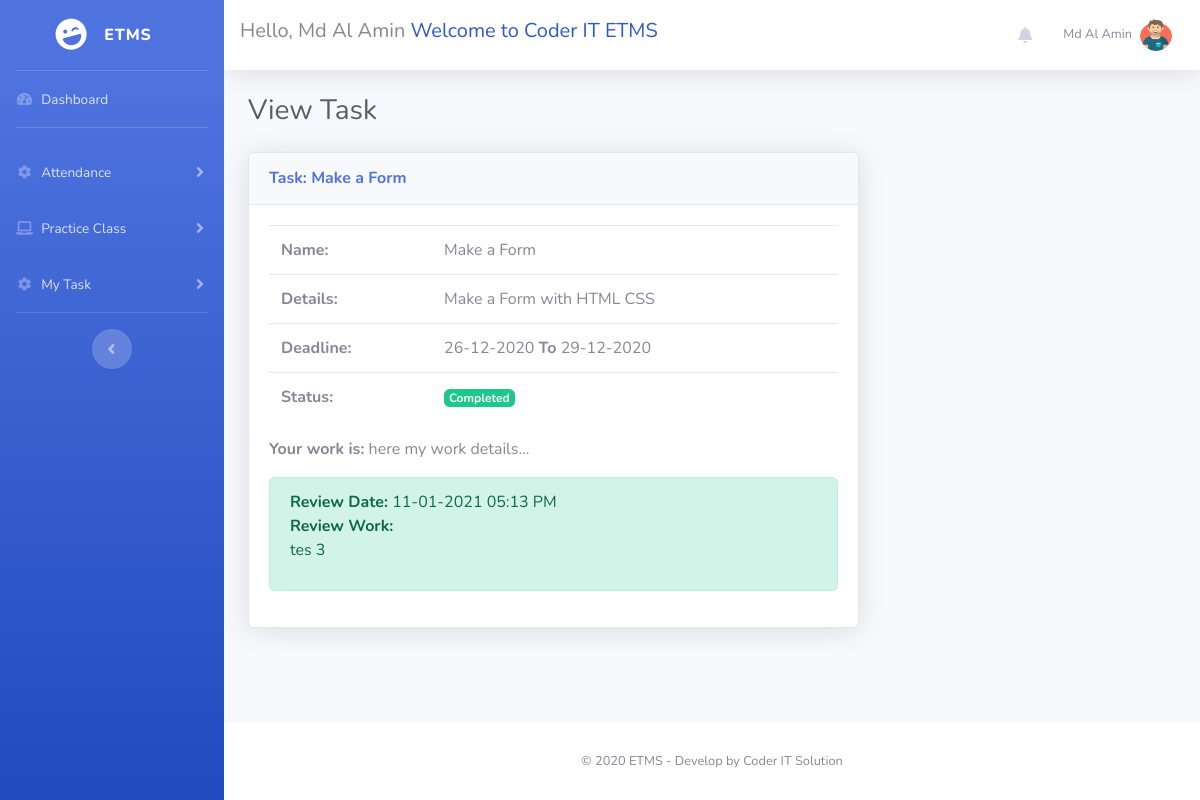
The page /TaskView.php?tid=2 (signed in) on the database its author committed.
### tables this page shows
CREATE TABLE `em_users` (
  `u_id` int(11) NOT NULL,
  `first_name` varchar(255) NOT NULL,
  `last_name` varchar(255) NOT NULL,
  `email` varchar(255) NOT NULL,
  `mobile` varchar(255) NOT NULL,
  `birthday` date NOT NULL,
  `blood_group` varchar(100) NOT NULL,
  `father_name` varchar(255) NOT NULL,
  `mother_name` varchar(255) NOT NULL,
  `f_or_m_mobile` varchar(100) NOT NULL,
  `edu` varchar(100) DEFAULT NULL,
  `address` varchar(255) DEFAULT NULL,
  `password` varchar(255) NOT NULL,
  `register_date` datetime NOT NULL,
  `email_verify` int(100) NOT NULL DEFAULT 0,
  `email_verify_code` varchar(100) DEFAULT NULL,
  `mobile_verify` int(11) NOT NULL DEFAULT 0,
  `mobile_verify_code` varchar(100) DEFAULT NULL,
  `photo` varchar(255) DEFAULT NULL,
  `reset_code` int(11) DEFAULT NULL
);

CREATE TABLE `em_task` (
  `t_id` int(11) NOT NULL,
  `user_id` int(11) NOT NULL,
  `task_name` varchar(255) NOT NULL,
  `task_details` text NOT NULL,
  `submit_date_time` date NOT NULL,
  `status` varchar(255) NOT NULL,
  `date_time` datetime NOT NULL,
  `work_details` longtext DEFAULT NULL,
  `updated_at` datetime NOT NULL,
  `review` text DEFAULT NULL,
  `review_date` datetime NOT NULL,
  `task_read` int(11) NOT NULL DEFAULT 0
);

### functions.php (called while the page is built, shortened)
<?php
require_once('config.php');
function em_user($id,$col){
	global $pdo;
    $stm=$pdo->prepare("SELECT $col FROM em_users WHERE u_id=?");
    $stm->execute(array($id));
   	$result=$stm->fetchAll(PDO::FETCH_ASSOC);
    return $result[0]["$col"];
}
 ?>

### TaskView.php (the view, shortened to what this page needs)
<?php require_once('header.php');
if(isset($_COOKIE['rememberUser'])){
    $user_id = $_COOKIE['rememberUser'];
}else{
    $user_id = $_SESSION['em_user'][0]['u_id'];
}
$tid = $_REQUEST['tid'];
$stm=$pdo->prepare("SELECT * FROM em_task WHERE user_id=? AND t_id=? ORDER BY t_id ASC");
$stm->execute(array($user_id,$tid ));
$result = $stm->fetchAll(PDO::FETCH_ASSOC);
 foreach ($result as $row){
  $name = $row['task_name'];
  $datails = $row['task_details'];
  $date_time = $row['date_time'];
  $submit_date_time = $row['submit_date_time'];
  $work_details = $row['work_details'];
  $review = $row['review'];
  $review_date = $row['review_date'];
 }
?>
<h1 class="h3 mb-4 text-gray-800">View Task</h1>
<div class="row">
  <div class="col-md-8">
    <div class="card shadow mb-4">
    <div class="card-header py-3">
        <h6 class="m-0 font-weight-bold text-primary">Task: <?php echo $name; ?></h6>
    </div>
    <div class="card-body">
      <table class="table">
        <tr>
          <td><b>Name:</b></td>
          <td><?php echo $name; ?></td>
        </tr>
        <tr>
          <td><b>Details:</b></td>
          <td><?php echo $datails; ?></td>
        </tr>
        <tr>
          <td><b>Deadline:</b></td>
          <td><?php echo date('d-m-Y',strtotime($date_time))." <b>To</b> ".date('d-m-Y',strtotime($submit_date_time))?></td>
        </tr>
        <tr>
          <td><b>Status:</b></td>
          <td> <?php
                $status = $row['status'];
                if($status == 'Pending'){
                  echo '<span class="badge badge-warning">Pending</span>';
                }
                else if($status == 'Submitted'){
                  echo '<span class="badge badge-info">Submitted</span>';
                }
                else if($status == 'Modification'){
                  echo '<span class="badge badge-warning">Modification</span>';
                }
                else if($status == 'Completed'){
                  echo '<span class="badge badge-success">Completed</span>';
                }
                else if($status == 'NotApproved'){
                  echo '<span class="badge badge-danger">Not Approved</span>';
                }
              ?>
          </td>
        </tr>
      </table>
      <?php if($status != 'Completed') : ?>
        <?php if($status == 'Modification' OR $status == 'NotApproved') : ?>
          <div class="alert alert-warning">
            <b>Review Date:</b> <?php echo date('d-m-Y h:i A',strtotime($review_date)); ?> <br>
            <b>Review Work:</b> <?php echo $review; ?>
          </div>
        <?php endif; ?>
        <form action="" method="POST">
          <div class="form-group">
            <label for="work_details">Work: <small>if you need upload any files, share link on box..</small></label>
            <textarea name="work_details" class="form-control " id="work_details"><?php echo $work_details; ?></textarea>
          </div>
          <div class="form-group">
            <input type="submit" name="submit_work" value="Submit Work" class="btn btn-success">
          </div>
        </form>
        <?php else: ?>
          <p><b>Your work is:</b> <?php echo $work_details; ?></p>
          <div class="alert alert-success">
            <b>Review Date:</b> <?php echo date('d-m-Y h:i A',strtotime($review_date)); ?> <br>
            <b>Review Work:</b> <?php echo $review; ?>
          </div>
        <?php endif; ?>
      </div>
</div>
  </div>
</div>
<?php require_once('footer.php'); ?>

### header.php (shortened to what this page needs)
<?php
require_once('config.php');
require_once('functions.php');
if(isset($_COOKIE['rememberUser'])){
    $user_id = $_COOKIE['rememberUser'];
}else{
    $user_id = $_SESSION['em_user'][0]['u_id'];
}
 ?>
<!DOCTYPE html>
<html lang="en">
<head>
     <link href="assets/vendor/datatables/dataTables.bootstrap4.min.css" rel="stylesheet">
    <link href="assets/vendor/fontawesome-free/css/all.min.css" rel="stylesheet" type="text/css">
      <link rel="stylesheet" href="admin/assets/bundles/summernote/summernote-bs4.css">
    <link href="assets/css/sb-admin-2.min.css" rel="stylesheet">
    <link href="https://cdnjs.cloudflare.com/ajax/libs/jquery-ui-timepicker-addon/1.6.3/jquery-ui-timepicker-addon.min.css" rel="stylesheet">
    <link rel="stylesheet" href="//code.jquery.com/ui/1.12.1/themes/base/jquery-ui.css">
    <link href="assets/css/custom.css" rel="stylesheet">
</head>
<body id="page-top">
    <div id="wrapper">
        <ul class="navbar-nav bg-gradient-primary sidebar sidebar-dark accordion" id="accordionSidebar">
            <a class="sidebar-brand d-flex align-items-center justify-content-center" href="index.php">
                <div class="sidebar-brand-icon rotate-n-15">
                    <i class="fas fa-laugh-wink"></i>
                </div>
                <div class="sidebar-brand-text mx-3">ETMS</div>
            </a>
            <hr class="sidebar-divider my-0">
            <li class="nav-item">
                <a class="nav-link" href="index.php">
                    <i class="fas fa-fw fa-tachometer-alt"></i>
                    <span>Dashboard</span></a>
            </li>
            <hr class="sidebar-divider">
            <li class="nav-item">
                <a class="nav-link collapsed" href="#" data-toggle="collapse" data-target="#collapseTwo"
                    aria-expanded="true" aria-controls="collapseTwo">
                    <i class="fas fa-fw fa-cog"></i>
                    <span>Attendance</span>
                </a>
            </li>
            <li class="nav-item">
                <a class="nav-link collapsed" href="#" data-toggle="collapse" data-target="#collapse3"
                    aria-expanded="true" aria-controls="collapse3">
                    <i class="fas fa-fw fa-laptop"></i>
                    <span>Practice Class</span>
                </a>
            </li>
            <li class="nav-item">
                <a class="nav-link collapsed" href="#" data-toggle="collapse" data-target="#collapse4"
                    aria-expanded="true" aria-controls="collapse4">
                    <i class="fas fa-fw fa-cog"></i>
                    <span>My Task</span>
                </a>
            </li>
            <hr class="sidebar-divider">
            <div class="text-center d-none d-md-inline">
                <button class="rounded-circle border-0" id="sidebarToggle"></button>
            </div>
        </ul>
        <div id="content-wrapper" class="d-flex flex-column">
            <div id="content">
                <nav class="navbar navbar-expand navbar-light bg-white topbar mb-4 static-top shadow">
                    <h5>Hello, <?php echo em_user($user_id,'first_name')." ".em_user($user_id,'last_name') ?> <span style="color:#3057C9">Welcome to Coder IT ETMS</span></h5>
                    <ul class="navbar-nav ml-auto">
                        <li class="nav-item dropdown no-arrow mx-1">
                            <a class="nav-link dropdown-toggle" href="#" id="alertsDropdown" role="button"
                                data-toggle="dropdown" aria-haspopup="true" aria-expanded="false">
                                <i class="fas fa-bell fa-fw"></i>
                            </a>
                        </li>
                        <li class="nav-item dropdown no-arrow">
                            <a class="nav-link dropdown-toggle" href="#" id="userDropdown" role="button"
                                data-toggle="dropdown" aria-haspopup="true" aria-expanded="false">
                            <span class="mr-2 d-none d-lg-inline text-gray-600 small">
                                <?php
                                 echo em_user($user_id,'first_name')." ".em_user($user_id,'last_name');
                                ?>
                            </span>
                                <img class="img-profile rounded-circle"
                                    src="
                                    <?php
                                    $photo = em_user($user_id,'photo');
                                    if($photo == null){
                                        echo "assets/img/undraw_profile.svg";
                                    }else{
                                        echo "profilephotos/".$photo;
                                    }
                                     ?>
                                    ">
                            </a>
                        </li>
                    </ul>
                </nav>
                <div class="container-fluid">

### rows shown on the page
em_users: first_name "Md Al", last_name "Amin", photo (picture)
em_task: task_name "Make a Form", task_details "Make a Form with HTML CSS", date_time "26-12-2020", submit_date_time "29-12-2020", work_details "here my work details...", review_date "11-01-2021 05:13 PM", review "tes 3"
